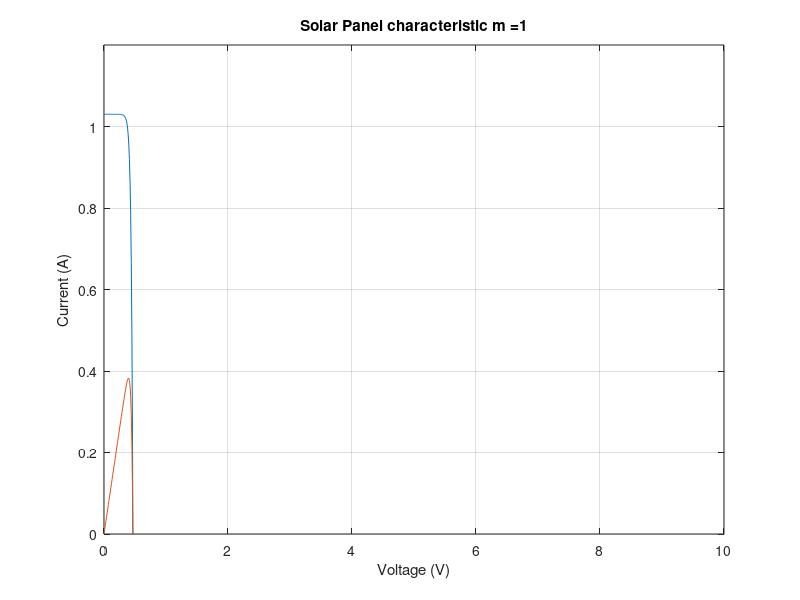

The MATLAB script that drew this image:
V=[0:0.01:10];

Is=10^(-8);
e=2.71828;
m=1 %1.93387; %input value

k=1.38*10^(-23);
C=20;
T=273+C;
q = 1.6*(10^(-19));
Ur=(k*T)/q;
Isc=1.03;


I=Isc-(Is*(e.^(V/(Ur*m))-1));
P=V.*I;

plot(V,I,V,P);grid;xlabel('Voltage (V)');ylabel('Current (A)');title(['Solar Panel characteristic m =', num2str(m)]);ylim([0,1.2]);
